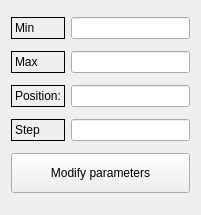
<?xml version="1.0" encoding="UTF-8"?>
<ui version="4.0">
 <class>SlidersForm</class>
 <widget class="QWidget" name="SlidersForm">
  <property name="geometry">
   <rect>
    <x>0</x>
    <y>0</y>
    <width>201</width>
    <height>215</height>
   </rect>
  </property>
  <property name="windowTitle">
   <string>Form</string>
  </property>
  <layout class="QGridLayout" name="gridLayout">
   <item row="0" column="0">
    <widget class="QLabel" name="MinLabel">
     <property name="frameShape">
      <enum>QFrame::Box</enum>
     </property>
     <property name="text">
      <string>Min</string>
     </property>
    </widget>
   </item>
   <item row="0" column="1">
    <widget class="QLineEdit" name="MinEdit"/>
   </item>
   <item row="1" column="0">
    <widget class="QLabel" name="MaxLabel">
     <property name="frameShape">
      <enum>QFrame::Box</enum>
     </property>
     <property name="text">
      <string>Max</string>
     </property>
    </widget>
   </item>
   <item row="1" column="1">
    <widget class="QLineEdit" name="MaxEdit"/>
   </item>
   <item row="2" column="0">
    <widget class="QLabel" name="PosLabel">
     <property name="frameShape">
      <enum>QFrame::Box</enum>
     </property>
     <property name="text">
      <string>Position:</string>
     </property>
    </widget>
   </item>
   <item row="2" column="1">
    <widget class="QLineEdit" name="PosEdit"/>
   </item>
   <item row="3" column="0">
    <widget class="QLabel" name="StepLabel">
     <property name="frameShape">
      <enum>QFrame::Box</enum>
     </property>
     <property name="text">
      <string>Step</string>
     </property>
    </widget>
   </item>
   <item row="3" column="1">
    <widget class="QLineEdit" name="StepEdit"/>
   </item>
   <item row="4" column="0" colspan="2">
    <widget class="QPushButton" name="SaveButton">
     <property name="sizePolicy">
      <sizepolicy hsizetype="Minimum" vsizetype="Preferred">
       <horstretch>0</horstretch>
       <verstretch>0</verstretch>
      </sizepolicy>
     </property>
     <property name="maximumSize">
      <size>
       <width>16777215</width>
       <height>40</height>
      </size>
     </property>
     <property name="text">
      <string>Modify parameters</string>
     </property>
    </widget>
   </item>
  </layout>
 </widget>
 <resources/>
 <connections/>
</ui>
